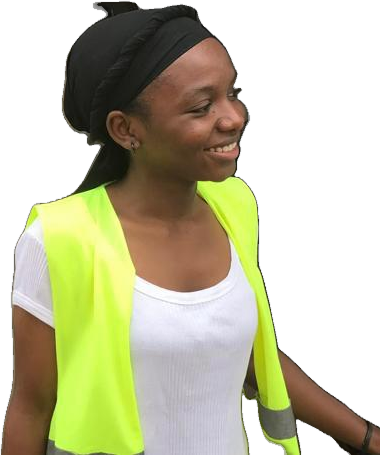
#> input picture retouches/personne_detouree.png, 380 x 455 px
$ python retouche_photos.py
#> lines starting #> are read from the running program, lines starting #| are printed output that depends on the picture; after the words box and inside, x2 and y2 are one past the last pixel; in counts of white or black regions, pixels touching at a corner belong together
from pathlib import Path

import numpy as np
from PIL import Image, ImageEnhance, ImageFilter, ImageStat


ROOT = Path(__file__).resolve().parents[1]
OUTPUT_DIR = ROOT / "retouches"
CUTOUT = OUTPUT_DIR / "personne_detouree.png"


TARGETS = [
    {
        "name": "WhatsApp Image 2026-06-17 at 2.40.25 PM.jpeg",
        "height": 300,
        "x": 55,
        "y": 220,
        "brightness": 0.88,
        "contrast": 0.92,
        "color": 0.86,
        "shadow": (8, 10, 24, 82),
        "occlusions": [(0, 318, 355, 810)],
    },
    {
        "name": "WhatsApp Image 2026-06-17 at 2.40.29 PM.jpeg",
        "height": 275,
        "x": 835,
        "y": 285,
        "flip": True,
        "brightness": 1.00,
        "contrast": 0.96,
        "color": 0.88,
        "shadow": (6, 8, 22, 64),
        "occlusions": [(785, 410, 1080, 640)],
    },
    {
        "name": "WhatsApp Image 2026-06-17 at 2.40.29 PM(1).jpeg",
        "height": 275,
        "x": 842,
        "y": 290,
        "flip": True,
        "brightness": 1.00,
        "contrast": 0.96,
        "color": 0.88,
        "shadow": (6, 8, 22, 64),
        "occlusions": [(790, 415, 1080, 640)],
    },
    {
        "name": "WhatsApp Image 2026-06-17 at 4.04.16 PM.jpeg",
        "height": 180,
        "x": 388,
        "y": 366,
        "angle": -8,
        "brightness": 0.82,
        "contrast": 0.90,
        "color": 0.80,
        "shadow": (5, 7, 18, 62),
        "occlusions": [(350, 470, 560, 565)],
    },
    {
        "name": "WhatsApp Image 2026-06-17 at 4.04.17 PM.jpeg",
        "height": 430,
        "x": 18,
        "y": 850,
        "angle": -11,
        "brightness": 0.72,
        "contrast": 0.90,
        "color": 0.74,
        "shadow": (9, 12, 28, 86),
    },
    {
        "name": "WhatsApp Image 2026-06-17 at 4.16.54 PM.jpeg",
        "height": 360,
        "x": 25,
        "y": 450,
        "brightness": 0.78,
        "contrast": 0.91,
        "color": 0.78,
        "shadow": (7, 9, 22, 78),
    },
    {
        "name": "WhatsApp Image 2026-06-17 at 4.16.54 PM(1).jpeg",
        "height": 350,
        "x": 25,
        "y": 460,
        "brightness": 0.68,
        "contrast": 0.90,
        "color": 0.76,
        "shadow": (7, 10, 24, 94),
    },
]


def trim_alpha(image: Image.Image) -> Image.Image:
    alpha = image.getchannel("A")
    bbox = alpha.getbbox()
#> bbox = (0, 0, 380, 455)
    return image.crop(bbox) if bbox else image
#> returned value is the input picture: PIL image 380x455 RGBA; mean R, G, B, A 88.5, 86.9, 57.6, 147.6
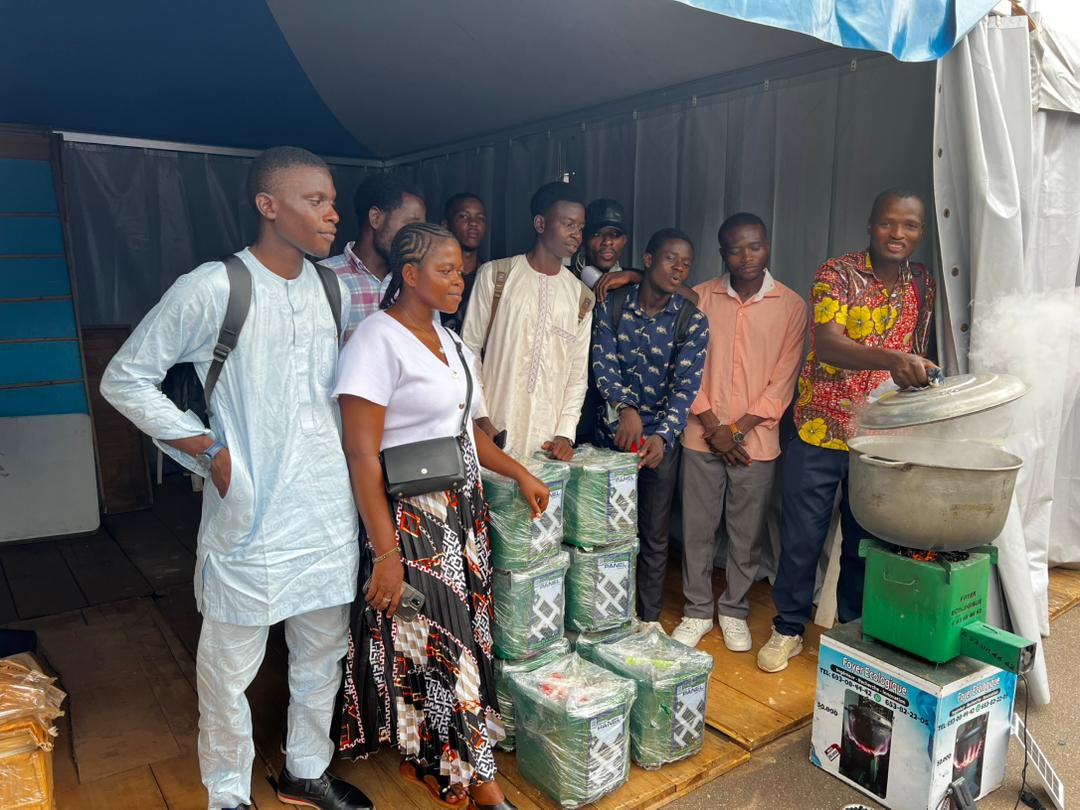
#> input picture WhatsApp Image 2026-06-17 at 2.40.25 PM.jpeg, 1080 x 810 px


def fit_height(image: Image.Image, height: int) -> Image.Image:
#> called with height = 300
    width = round(image.width * height / image.height)
#> width = 251
    return image.resize((width, height), Image.Resampling.LANCZOS)
#> returned value: PIL image 251x300 RGBA


def clean_alpha(image: Image.Image) -> Image.Image:
    alpha = image.getchannel("A")
    data = np.array(alpha)
    data[data < 8] = 0
    alpha = Image.fromarray(data, "L").filter(ImageFilter.GaussianBlur(0.35))
    result = image.copy()
    result.putalpha(alpha)
    return result


def adjust_subject(subject: Image.Image, *, brightness: float, contrast: float, color: float) -> Image.Image:
#> called with brightness = 0.88, contrast = 0.92, color = 0.86
    alpha = subject.getchannel("A")
#> alpha: PIL image 251x300 L
    rgb = subject.convert("RGB")
    rgb = ImageEnhance.Brightness(rgb).enhance(brightness)
    rgb = ImageEnhance.Contrast(rgb).enhance(contrast)
    rgb = ImageEnhance.Color(rgb).enhance(color)
    result = rgb.convert("RGBA")
    result.putalpha(alpha)
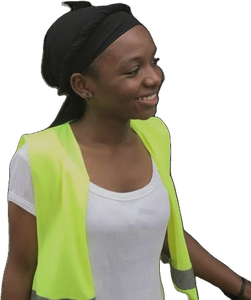
#> result: PIL image 251x300 RGBA; mean R, G, B, A 76.6, 75.4, 54.7, 147.6; transparent parts drawn white
#> in clean_alpha, `data[data < 8] = 0`: data: shape (300, 251); min 0, max 255, mean 147.6
    return result


def local_luminance_match(base: Image.Image, subject: Image.Image, x: int, y: int) -> Image.Image:
#> called with x = 55, y = 220
    visible_alpha = np.array(subject.getchannel("A")) > 64
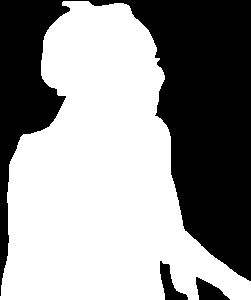
#> visible_alpha: shape (300, 251) bool; 58.3% white; 3 black regions, box (x1, y1, x2, y2) and area: (0, 0, 251, 296) 30520, (160, 261, 188, 300) 468, (196, 277, 230, 300) 437
    if not visible_alpha.any():
        return subject

    sx0 = max(0, x)
    sy0 = max(0, y)
    sx1 = min(base.width, x + subject.width)
#> sx1 = 306
    sy1 = min(base.height, y + subject.height)
#> sy1 = 520
    if sx1 <= sx0 or sy1 <= sy0:
        return subject

    patch = base.crop((sx0, sy0, sx1, sy1)).convert("L")
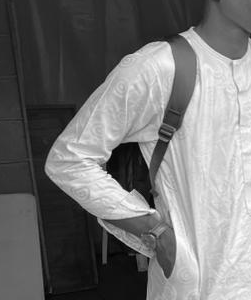
#> patch: PIL image 251x300 L; min 1, max 254, mean 115.5
    target_luma = ImageStat.Stat(patch).mean[0]
#> target_luma = 115.5

    rgb = subject.convert("RGB")
    arr = np.array(rgb.convert("L"))
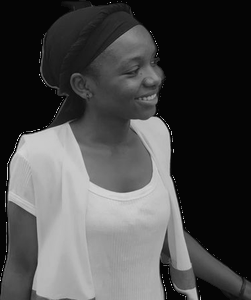
#> arr: shape (300, 251); min 5, max 212, mean 73.4
    src_luma = arr[visible_alpha].mean()
#> src_luma = 121.4
    if src_luma <= 1:
        return subject

    ratio = max(0.82, min(1.18, target_luma / src_luma))
#> ratio = 0.952
    alpha = subject.getchannel("A")
    adjusted = ImageEnhance.Brightness(rgb).enhance(ratio)
    result = adjusted.convert("RGBA")
    result.putalpha(alpha)
    return result


def paste_shadow(base: Image.Image, subject: Image.Image, x: int, y: int, shadow_spec: tuple[int, int, int, int]) -> None:
#> called with x = 55, y = 220, shadow_spec = (8, 10, 24, 82)
    dx, dy, blur, opacity = shadow_spec
    alpha = subject.getchannel("A").filter(ImageFilter.GaussianBlur(blur))
    alpha = alpha.point(lambda value: min(opacity, value * opacity // 255))
    shadow = Image.new("RGBA", subject.size, (0, 0, 0, 0))
#> shadow: PIL image 251x300 RGBA; every value is 0
    shadow.putalpha(alpha)
    base.alpha_composite(shadow, (x + dx, y + dy))


def paste_original_regions(result: Image.Image, original: Image.Image, occlusions: list[tuple[int, int, int, int]]) -> None:
    for box in occlusions:
        region = original.crop(box)
        result.paste(region, box)
#> this loop made 1 pass
#> pass 1, in paste_original_regions, `region = original.crop(box)`:
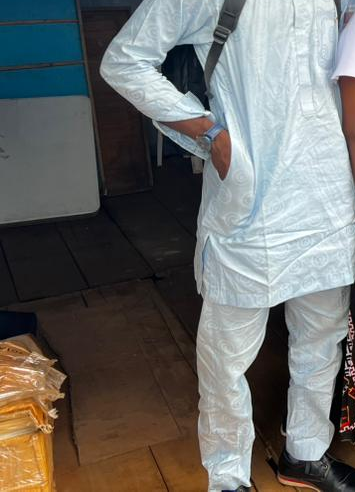
#> region: PIL image 355x492 RGBA; mean R, G, B, A 108.2, 108.7, 106.2, 255


def build_subject(cutout: Image.Image, config: dict) -> Image.Image:
    subject = cutout
    if config.get("flip"):
        subject = subject.transpose(Image.Transpose.FLIP_LEFT_RIGHT)
    subject = fit_height(subject, config["height"])
    subject = adjust_subject(
        subject,
        brightness=config.get("brightness", 1.0),
        contrast=config.get("contrast", 1.0),
        color=config.get("color", 1.0),
    )
    if config.get("angle"):
        subject = subject.rotate(config["angle"], resample=Image.Resampling.BICUBIC, expand=True)
    return clean_alpha(trim_alpha(subject))


def compose_one(cutout: Image.Image, config: dict) -> Path:
    original = Image.open(ROOT / config["name"]).convert("RGBA")
    result = original.copy()
    subject = build_subject(cutout, config)
    x, y = config["x"], config["y"]
    subject = local_luminance_match(original, subject, x, y)

    paste_shadow(result, subject, x, y, config.get("shadow", (10, 12, 28, 80)))
    result.alpha_composite(subject, (x, y))
    paste_original_regions(result, original, config.get("occlusions", []))

    output = OUTPUT_DIR / f"retouche_{Path(config['name']).stem}.jpg"
    result.convert("RGB").save(output, quality=94, subsampling=1)
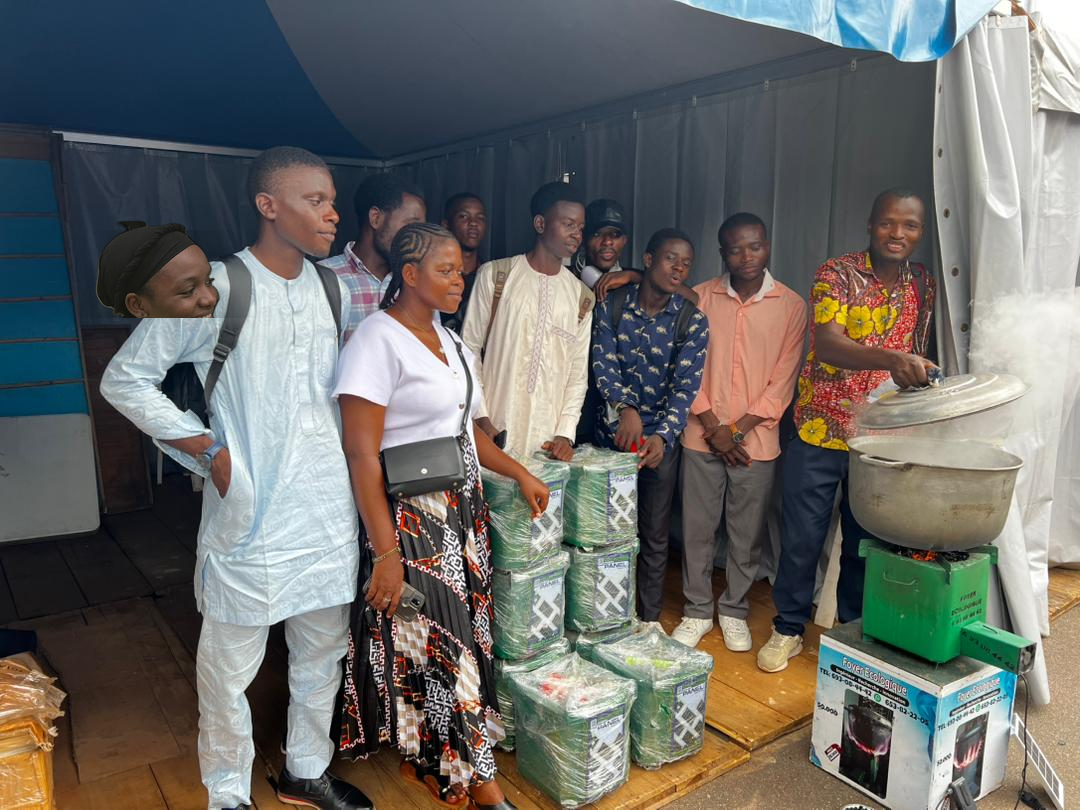
#> saved as retouche_WhatsApp Image 2026-06-17 at 2.40.25 PM.jpg: PIL image 1080x810 RGB; mean R, G, B 107.4, 107, 103.5
    return output


def main() -> None:
    OUTPUT_DIR.mkdir(exist_ok=True)
    cutout = trim_alpha(Image.open(CUTOUT).convert("RGBA"))
    for config in TARGETS:
        output = compose_one(cutout, config)
        print(output.relative_to(ROOT))
#| retouches/retouche_WhatsApp Image 2026-06-17 at 2.40.25 PM.jpg
#> pass 2 of the loop in main, `for config in TARGETS:`:
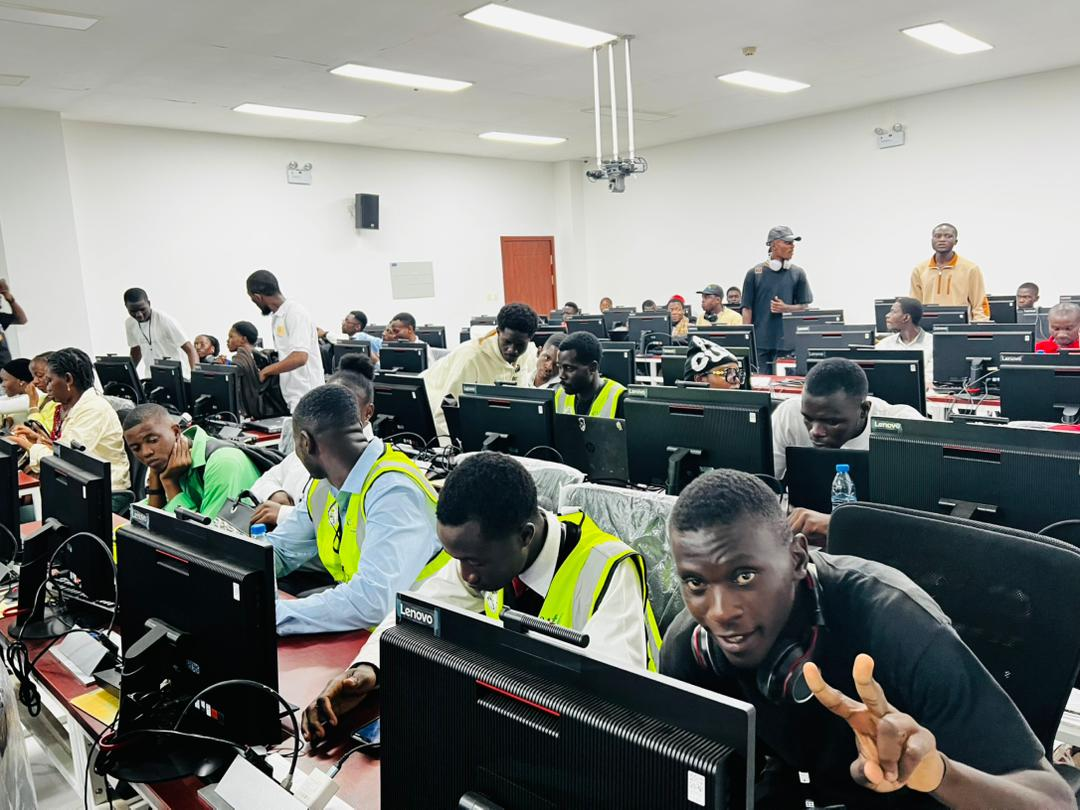
#> input picture WhatsApp Image 2026-06-17 at 2.40.29 PM.jpeg, 1080 x 810 px
#> data: shape (275, 230)
#> in local_luminance_match (call 2), `visible_alpha = np.array(subject.getchannel("A")) > 64`:
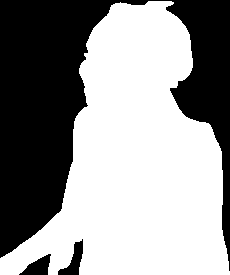
#> visible_alpha: shape (275, 230) bool; 58.3% white; 3 black regions, box (x1, y1, x2, y2) and area: (0, 0, 230, 271) 25616, (58, 239, 83, 275) 389, (19, 254, 51, 275) 368
#> patch: PIL image 230x275 L
#> target_luma = 84.38
#> arr: shape (275, 230)
#> src_luma = 140.9
#> ratio = 0.82
#> in local_luminance_match (call 2), `adjusted = ImageEnhance.Brightness(rgb).enhance(ratio)`:
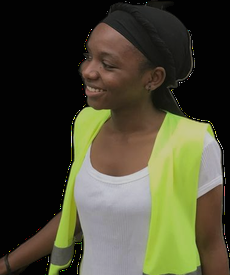
#> adjusted: PIL image 230x275 RGB; mean R, G, B 71.8, 70.7, 50.1
#| retouches/retouche_WhatsApp Image 2026-06-17 at 2.40.29 PM.jpg


if __name__ == "__main__":
#> (the run stopped early here; a loop or call above may not have finished)
